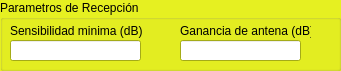
  <widget class="QGroupBox" name="groupBox_3">
   <property name="geometry">
    <rect>
     <x>390</x>
     <y>160</y>
     <width>341</width>
     <height>71</height>
    </rect>
   </property>
   <property name="palette">
    <palette>
     <active>
      <colorrole role="WindowText">
       <brush brushstyle="SolidPattern">
        <color alpha="255">
         <red>0</red>
         <green>0</green>
         <blue>0</blue>
        </color>
       </brush>
      </colorrole>
      <colorrole role="Button">
       <brush brushstyle="SolidPattern">
        <color alpha="255">
         <red>230</red>
         <green>240</green>
         <blue>33</blue>
        </color>
       </brush>
      </colorrole>
      <colorrole role="Light">
       <brush brushstyle="SolidPattern">
        <color alpha="255">
         <red>250</red>
         <green>255</green>
         <blue>140</blue>
        </color>
       </brush>
      </colorrole>
      <colorrole role="Midlight">
       <brush brushstyle="SolidPattern">
        <color alpha="255">
         <red>240</red>
         <green>247</green>
         <blue>86</blue>
        </color>
       </brush>
      </colorrole>
      <colorrole role="Dark">
       <brush brushstyle="SolidPattern">
        <color alpha="255">
         <red>115</red>
         <green>120</green>
         <blue>16</blue>
        </color>
       </brush>
      </colorrole>
      <colorrole role="Mid">
       <brush brushstyle="SolidPattern">
        <color alpha="255">
         <red>153</red>
         <green>160</green>
         <blue>22</blue>
        </color>
       </brush>
      </colorrole>
      <colorrole role="Text">
       <brush brushstyle="SolidPattern">
        <color alpha="255">
         <red>0</red>
         <green>0</green>
         <blue>0</blue>
        </color>
       </brush>
      </colorrole>
      <colorrole role="BrightText">
       <brush brushstyle="SolidPattern">
        <color alpha="255">
         <red>255</red>
         <green>255</green>
         <blue>255</blue>
        </color>
       </brush>
      </colorrole>
      <colorrole role="ButtonText">
       <brush brushstyle="SolidPattern">
        <color alpha="255">
         <red>0</red>
         <green>0</green>
         <blue>0</blue>
        </color>
       </brush>
      </colorrole>
      <colorrole role="Base">
       <brush brushstyle="SolidPattern">
        <color alpha="255">
         <red>255</red>
         <green>255</green>
         <blue>255</blue>
        </color>
       </brush>
      </colorrole>
      <colorrole role="Window">
       <brush brushstyle="SolidPattern">
        <color alpha="255">
         <red>230</red>
         <green>240</green>
         <blue>33</blue>
        </color>
       </brush>
      </colorrole>
      <colorrole role="Shadow">
       <brush brushstyle="SolidPattern">
        <color alpha="255">
         <red>0</red>
         <green>0</green>
         <blue>0</blue>
        </color>
       </brush>
      </colorrole>
      <colorrole role="AlternateBase">
       <brush brushstyle="SolidPattern">
        <color alpha="255">
         <red>242</red>
         <green>247</green>
         <blue>144</blue>
        </color>
       </brush>
      </colorrole>
      <colorrole role="ToolTipBase">
       <brush brushstyle="SolidPattern">
        <color alpha="255">
         <red>255</red>
         <green>255</green>
         <blue>220</blue>
        </color>
       </brush>
      </colorrole>
      <colorrole role="ToolTipText">
       <brush brushstyle="SolidPattern">
        <color alpha="255">
         <red>0</red>
         <green>0</green>
         <blue>0</blue>
        </color>
       </brush>
      </colorrole>
     </active>
     <inactive>
      <colorrole role="WindowText">
       <brush brushstyle="SolidPattern">
        <color alpha="255">
         <red>0</red>
         <green>0</green>
         <blue>0</blue>
        </color>
       </brush>
      </colorrole>
      <colorrole role="Button">
       <brush brushstyle="SolidPattern">
        <color alpha="255">
         <red>230</red>
         <green>240</green>
         <blue>33</blue>
        </color>
       </brush>
      </colorrole>
      <colorrole role="Light">
       <brush brushstyle="SolidPattern">
        <color alpha="255">
         <red>250</red>
         <green>255</green>
         <blue>140</blue>
        </color>
       </brush>
      </colorrole>
      <colorrole role="Midlight">
       <brush brushstyle="SolidPattern">
        <color alpha="255">
         <red>240</red>
         <green>247</green>
         <blue>86</blue>
        </color>
       </brush>
      </colorrole>
      <colorrole role="Dark">
       <brush brushstyle="SolidPattern">
        <color alpha="255">
         <red>115</red>
         <green>120</green>
         <blue>16</blue>
        </color>
       </brush>
      </colorrole>
      <colorrole role="Mid">
       <brush brushstyle="SolidPattern">
        <color alpha="255">
         <red>153</red>
         <green>160</green>
         <blue>22</blue>
        </color>
       </brush>
      </colorrole>
      <colorrole role="Text">
       <brush brushstyle="SolidPattern">
        <color alpha="255">
         <red>0</red>
         <green>0</green>
         <blue>0</blue>
        </color>
       </brush>
      </colorrole>
      <colorrole role="BrightText">
       <brush brushstyle="SolidPattern">
        <color alpha="255">
         <red>255</red>
         <green>255</green>
         <blue>255</blue>
        </color>
       </brush>
      </colorrole>
      <colorrole role="ButtonText">
       <brush brushstyle="SolidPattern">
        <color alpha="255">
         <red>0</red>
         <green>0</green>
         <blue>0</blue>
        </color>
       </brush>
      </colorrole>
      <colorrole role="Base">
       <brush brushstyle="SolidPattern">
        <color alpha="255">
         <red>255</red>
         <green>255</green>
         <blue>255</blue>
        </color>
       </brush>
      </colorrole>
      <colorrole role="Window">
       <brush brushstyle="SolidPattern">
        <color alpha="255">
         <red>230</red>
         <green>240</green>
         <blue>33</blue>
        </color>
       </brush>
      </colorrole>
      <colorrole role="Shadow">
       <brush brushstyle="SolidPattern">
        <color alpha="255">
         <red>0</red>
         <green>0</green>
         <blue>0</blue>
        </color>
       </brush>
      </colorrole>
      <colorrole role="AlternateBase">
       <brush brushstyle="SolidPattern">
        <color alpha="255">
         <red>242</red>
         <green>247</green>
         <blue>144</blue>
        </color>
       </brush>
      </colorrole>
      <colorrole role="ToolTipBase">
       <brush brushstyle="SolidPattern">
        <color alpha="255">
         <red>255</red>
         <green>255</green>
         <blue>220</blue>
        </color>
       </brush>
      </colorrole>
      <colorrole role="ToolTipText">
       <brush brushstyle="SolidPattern">
        <color alpha="255">
         <red>0</red>
         <green>0</green>
         <blue>0</blue>
        </color>
       </brush>
      </colorrole>
     </inactive>
     <disabled>
      <colorrole role="WindowText">
       <brush brushstyle="SolidPattern">
        <color alpha="255">
         <red>115</red>
         <green>120</green>
         <blue>16</blue>
        </color>
       </brush>
      </colorrole>
      <colorrole role="Button">
       <brush brushstyle="SolidPattern">
        <color alpha="255">
         <red>230</red>
         <green>240</green>
         <blue>33</blue>
        </color>
       </brush>
      </colorrole>
      <colorrole role="Light">
       <brush brushstyle="SolidPattern">
        <color alpha="255">
         <red>250</red>
         <green>255</green>
         <blue>140</blue>
        </color>
       </brush>
      </colorrole>
      <colorrole role="Midlight">
       <brush brushstyle="SolidPattern">
        <color alpha="255">
         <red>240</red>
         <green>247</green>
         <blue>86</blue>
        </color>
       </brush>
      </colorrole>
      <colorrole role="Dark">
       <brush brushstyle="SolidPattern">
        <color alpha="255">
         <red>115</red>
         <green>120</green>
         <blue>16</blue>
        </color>
       </brush>
      </colorrole>
      <colorrole role="Mid">
       <brush brushstyle="SolidPattern">
        <color alpha="255">
         <red>153</red>
         <green>160</green>
         <blue>22</blue>
        </color>
       </brush>
      </colorrole>
      <colorrole role="Text">
       <brush brushstyle="SolidPattern">
        <color alpha="255">
         <red>115</red>
         <green>120</green>
         <blue>16</blue>
        </color>
       </brush>
      </colorrole>
      <colorrole role="BrightText">
       <brush brushstyle="SolidPattern">
        <color alpha="255">
         <red>255</red>
         <green>255</green>
         <blue>255</blue>
        </color>
       </brush>
      </colorrole>
      <colorrole role="ButtonText">
       <brush brushstyle="SolidPattern">
        <color alpha="255">
         <red>115</red>
         <green>120</green>
         <blue>16</blue>
        </color>
       </brush>
      </colorrole>
      <colorrole role="Base">
       <brush brushstyle="SolidPattern">
        <color alpha="255">
         <red>230</red>
         <green>240</green>
         <blue>33</blue>
        </color>
       </brush>
      </colorrole>
      <colorrole role="Window">
       <brush brushstyle="SolidPattern">
        <color alpha="255">
         <red>230</red>
         <green>240</green>
         <blue>33</blue>
        </color>
       </brush>
      </colorrole>
      <colorrole role="Shadow">
       <brush brushstyle="SolidPattern">
        <color alpha="255">
         <red>0</red>
         <green>0</green>
         <blue>0</blue>
        </color>
       </brush>
      </colorrole>
      <colorrole role="AlternateBase">
       <brush brushstyle="SolidPattern">
        <color alpha="255">
         <red>230</red>
         <green>240</green>
         <blue>33</blue>
        </color>
       </brush>
      </colorrole>
      <colorrole role="ToolTipBase">
       <brush brushstyle="SolidPattern">
        <color alpha="255">
         <red>255</red>
         <green>255</green>
         <blue>220</blue>
        </color>
       </brush>
      </colorrole>
      <colorrole role="ToolTipText">
       <brush brushstyle="SolidPattern">
        <color alpha="255">
         <red>0</red>
         <green>0</green>
         <blue>0</blue>
        </color>
       </brush>
      </colorrole>
     </disabled>
    </palette>
   </property>
   <property name="title">
    <string>Parametros de Recepción</string>
   </property>
   <widget class="QLabel" name="lblCodigo_6">
    <property name="geometry">
     <rect>
      <x>10</x>
      <y>20</y>
      <width>151</width>
      <height>21</height>
     </rect>
    </property>
    <property name="text">
     <string>Sensibilidad minima (dB)</string>
    </property>
   </widget>
   <widget class="QLabel" name="lblArea_21">
    <property name="geometry">
     <rect>
      <x>180</x>
      <y>20</y>
      <width>131</width>
      <height>21</height>
     </rect>
    </property>
    <property name="text">
     <string>Ganancia de antena (dB)</string>
    </property>
   </widget>
   <widget class="QLineEdit" name="txtAreaU_9">
    <property name="geometry">
     <rect>
      <x>180</x>
      <y>40</y>
      <width>121</width>
      <height>21</height>
     </rect>
    </property>
   </widget>
   <widget class="QLineEdit" name="txtNomU_7">
    <property name="geometry">
     <rect>
      <x>10</x>
      <y>40</y>
      <width>131</width>
      <height>21</height>
     </rect>
    </property>
   </widget>
  </widget>
